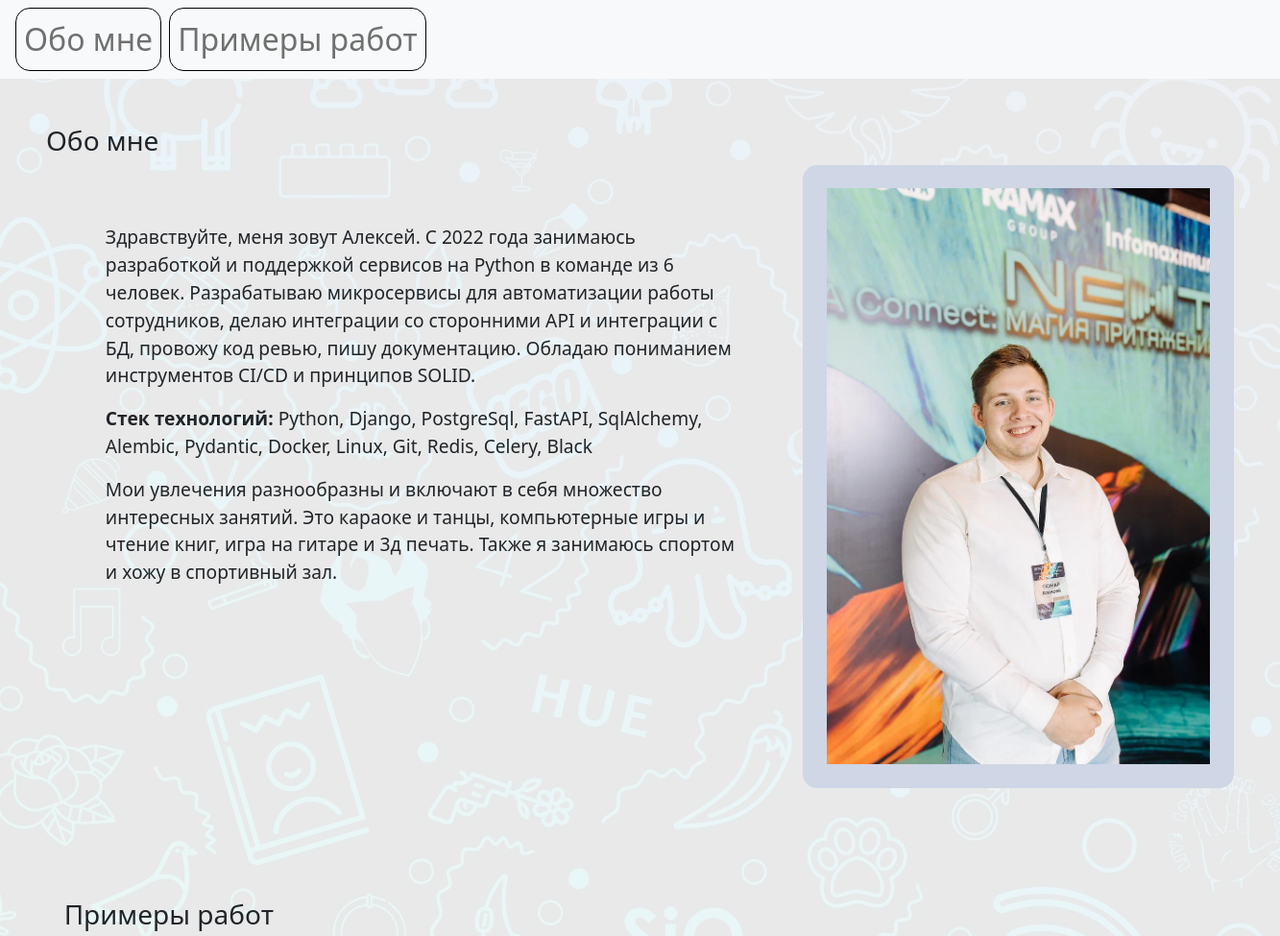
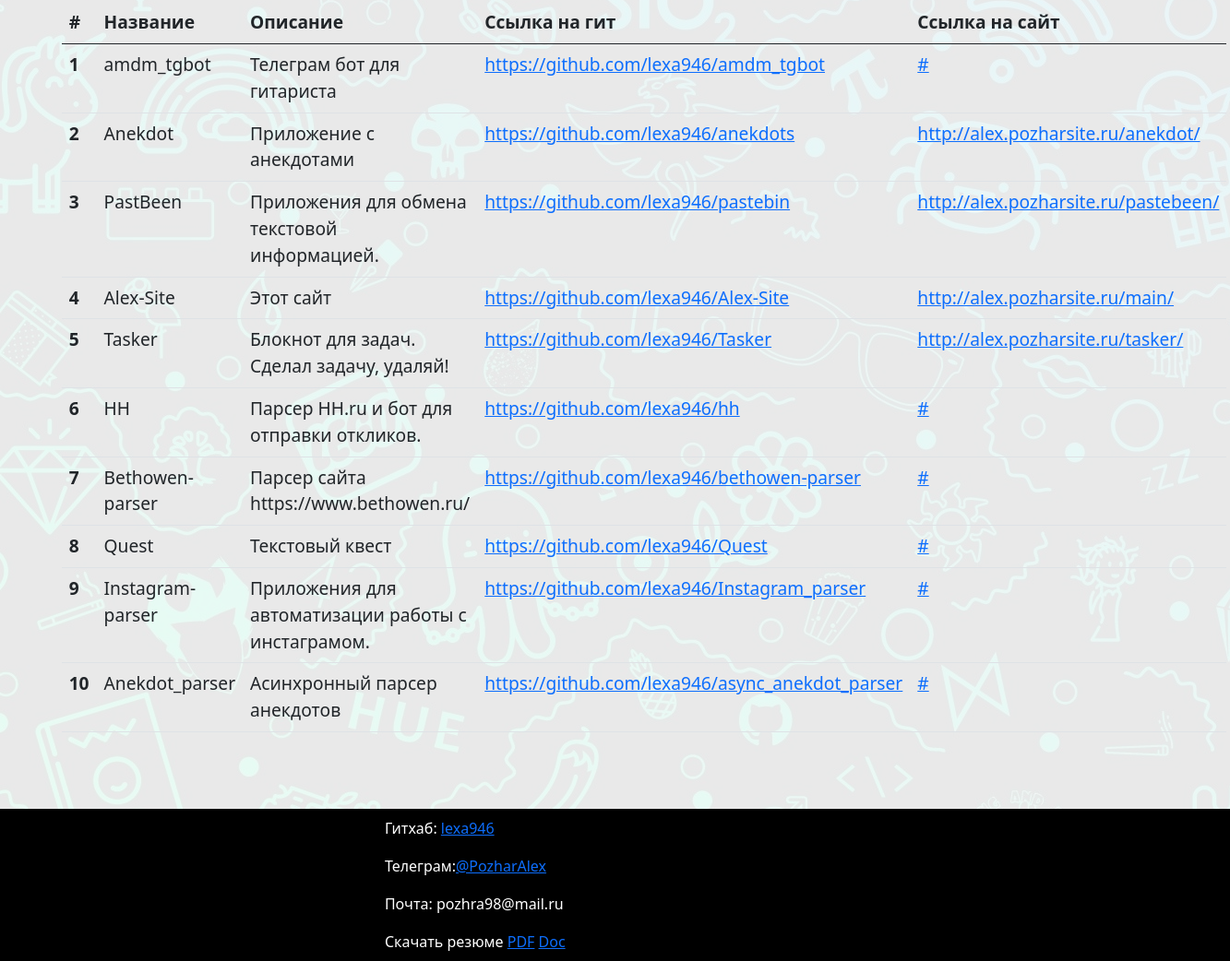
/main/, run on the app's committed database (2 pictures, top to bottom).
### mainapp/models/works.py (models this page shows)
class WorkOrm(Base):
    __tablename__ = "works"
    id: Mapped[int] = mapped_column(primary_key=True, index=True)
    name: Mapped[str]
    description: Mapped[str | None] = mapped_column(default=None)
    git_url: Mapped[str] = mapped_column(unique=True)
    site_url: Mapped[str | None] = mapped_column(default=None)

### mainapp/routers/main.py (the view)
@router.get('/')
async def index(db: Annotated[AsyncSession, Depends(get_db)], request: Request) -> HTMLResponse:
    works = await get_all_works(db)
    return templates.TemplateResponse(r"index.html", {
        "request": request, "works": works,
    })

### mainapp/templates/index.html (shortened to what this page needs)
{% extends "base.html" %}
{% block body %}
<section id="bio" class="p-5">
    <h3>Обо мне</h3>
    <div class="d-flex justify-content-between">
        <div class="profile-description">
            <p style=""> Здравствуйте, меня зовут Алексей. С 2022 года занимаюсь разработкой и поддержкой сервисов на
                Python в
                команде из 6 человек. Разрабатываю микросервисы для автоматизации работы сотрудников, делаю интеграции
                со сторонними API и интеграции с БД, провожу код ревью, пишу документацию. Обладаю пониманием
                инструментов CI/CD и принципов SOLID.
            </p>
            <p><b>Стек технологий:</b> Python, Django, PostgreSql, FastAPI, SqlAlchemy, Alembic, Pydantic, Docker, Linux, Git,
                Redis, Celery, Black</p>
            <p>
                Мои увлечения разнообразны и включают в себя множество интересных занятий. Это караоке и танцы,
                компьютерные игры и чтение книг, игра на гитаре и 3д печать. Также я занимаюсь спортом и хожу в
                спортивный зал.
            </p>
        </div>
        <div class="profile-image">
            <img src="/static/main/img/profile_pic.JPG" alt="Тут я!" id="profile_pic">
        </div>
    </div>
</section>
<section id="works">
    <h3>Примеры работ</h3>
    <table class="table">
        <thead>
            <th scope="col">#</th>
            <th scope="col">Название</th>
            <th scope="col">Описание</th>
            <th scope="col">Ссылка на гит</th>
            <th scope="col">Ссылка на сайт</th>
        </thead>
        <tbody>
            {% for work in works %}
                <tr>
                    <th scope="row">{{ work.id }}</th>
                    <td>{{ work.name }}</td>
                    <td>
                        {{ work.description|default(' ') }}
                    </td>
                    <td><a href="{{ work.git_url }}" class="link" target="_blank">{{ work.git_url }}</a></td>
                    <td><a href="{{ work.site_url|default('#', true) }}" class="link" target="_blank">{{ work.site_url|default('#', true) }}</a></td>
                </tr>
            {% endfor %}
        </tbody>
    </table>
</section>
{% endblock %}

### mainapp/templates/base.html (shortened to what this page needs)
<!DOCTYPE html>
<html lang="en">
<head>
    <link href="https://cdn.jsdelivr.net/npm/bootstrap@5.0.2/dist/css/bootstrap.min.css" rel="stylesheet"
>
    <link rel="stylesheet" href="/static/main/styles/main.css">
</head>
<body>
<div style="" class="mx-auto main-body">
    <nav class="navbar navbar-expand-lg navbar-light bg-light ">
        <div class="container-fluid">
            <ul class="navbar-nav">
                <li class="nav-item mx-1">
                    <a class="nav-link" aria-current="page" href="#bio">Обо мне</a>
                </li>
                <li class="nav-item mx-1">
                    <a class="nav-link" aria-current="page" href="#works">Примеры работ</a>
                </li>
            </ul>
        </div>
    </nav>
    {% block body %}
    {% endblock %}
    <footer>
        <ul class="list-group d-flex">
            <li class="list-group-item" style="background-color: black; color:white;">Гитхаб: <a
                    href="https://github.com/lexa946" class="" target="_blank">lexa946</a></li>
            <li class="list-group-item" style="background-color: black; color:white;">Телеграм:<a
                    href="https://t.me/pozharalex" class="" target="_blank">@PozharAlex</a></li>
            <li class="list-group-item" style="background-color: black; color:white;">Почта: pozhra98@mail.ru</li>
            <li class="list-group-item" style="background-color: black; color:white;">Скачать резюме
                <a href="/static/main/resume.pdf" class="" target="_blank">PDF</a>
                <a href="/static/main/resume.doc" class="" target="_blank">Doc</a>
            </li>
        </ul>
    </footer>
</div>
</body>
</html>

### mainapp/static/styles/main.css (style rules this page uses)
body { background-image: url("/static/main/background.jpg"); min-height: 100%; }
nav { font-size: 2em; }
nav li { border: 1px solid black; border-radius: 15px; }
.main-body { background-color: rgb(255, 255, 255, 90%); max-width: 1400px; alight: center; max-height: 100%; }
.profile-image { padding: 2%; background-color: rgb(207, 214, 230); border-radius: 15px; max-height: 800px; }
.profile-image img { display: block; max-height: 600px; width: auto; }
footer { background-color: black; color: white; padding:0 30%; }
footer li { color: white; background-color: black; }
.profile-description { padding: 5%; font-size: 1.2rem; }
#works { padding: 5%; font-size: 1.2rem; }

### data on the page
WorkOrm: id "1", name "amdm_tgbot", description "Телеграм бот для гитариста", git_url "https://github.com/lexa946/amdm_tgbot", site_url "#"
WorkOrm: id "2", name "Anekdot", description "Приложение с анекдотами", git_url "https://github.com/lexa946/anekdots", site_url "http://alex.pozharsite.ru/anekdot/"
WorkOrm: id "3", name "PastBeen", description "Приложения для обмена текстовой информацией.", git_url "https://github.com/lexa946/pastebin", site_url "http://alex.pozharsite.ru/pastebeen/"
WorkOrm: id "4", name "Alex-Site", description "Этот сайт", git_url "https://github.com/lexa946/Alex-Site", site_url "http://alex.pozharsite.ru/main/"
WorkOrm: id "5", name "Tasker", description "Блокнот для задач. Сделал задачу, удаляй!", git_url "https://github.com/lexa946/Tasker", site_url "http://alex.pozharsite.ru/tasker/"
WorkOrm: id "6", name "HH", description "Парсер HH.ru и бот для отправки откликов.", git_url "https://github.com/lexa946/hh", site_url "#"
WorkOrm: id "7", name "Bethowen-parser", description "Парсер сайта https://www.bethowen.ru/", git_url "https://github.com/lexa946/bethowen-parser", site_url "#"
WorkOrm: id "8", name "Quest", description "Текстовый квест", git_url "https://github.com/lexa946/Quest", site_url "#"
WorkOrm: id "9", name "Instagram-parser", description "Приложения для автоматизации работы с инстаграмом.", git_url "https://github.com/lexa946/Instagram_parser", site_url "#"
WorkOrm: id "10", name "Anekdot_parser", description "Асинхронный парсер анекдотов", git_url "https://github.com/lexa946/async_anekdot_parser", site_url "#"
